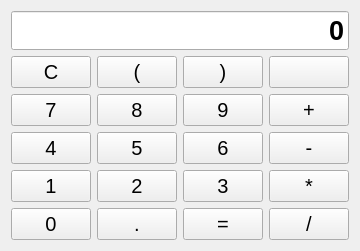
      <widget class="QWidget" name="standard_page">
       <layout class="QGridLayout" name="gridLayout_4">
        <item row="1" column="0">
         <layout class="QGridLayout" name="gridLayout_3">
          <item row="1" column="0">
           <widget class="QPushButton" name="btn_clear">
            <property name="sizePolicy">
             <sizepolicy hsizetype="Expanding" vsizetype="Expanding">
              <horstretch>0</horstretch>
              <verstretch>0</verstretch>
             </sizepolicy>
            </property>
            <property name="minimumSize">
             <size>
              <width>60</width>
              <height>0</height>
             </size>
            </property>
            <property name="font">
             <font>
              <pointsize>15</pointsize>
             </font>
            </property>
            <property name="styleSheet">
             <string notr="true"/>
            </property>
            <property name="text">
             <string>C</string>
            </property>
           </widget>
          </item>
          <item row="3" column="0">
           <widget class="QPushButton" name="btn_4">
            <property name="sizePolicy">
             <sizepolicy hsizetype="Expanding" vsizetype="Expanding">
              <horstretch>0</horstretch>
              <verstretch>0</verstretch>
             </sizepolicy>
            </property>
            <property name="minimumSize">
             <size>
              <width>60</width>
              <height>0</height>
             </size>
            </property>
            <property name="font">
             <font>
              <pointsize>15</pointsize>
             </font>
            </property>
            <property name="text">
             <string>4</string>
            </property>
           </widget>
          </item>
          <item row="1" column="2">
           <widget class="QPushButton" name="btn_rightbracket">
            <property name="sizePolicy">
             <sizepolicy hsizetype="Expanding" vsizetype="Expanding">
              <horstretch>0</horstretch>
              <verstretch>0</verstretch>
             </sizepolicy>
            </property>
            <property name="minimumSize">
             <size>
              <width>60</width>
              <height>0</height>
             </size>
            </property>
            <property name="font">
             <font>
              <pointsize>15</pointsize>
             </font>
            </property>
            <property name="text">
             <string>)</string>
            </property>
           </widget>
          </item>
          <item row="5" column="2">
           <widget class="QPushButton" name="btn_equal">
            <property name="sizePolicy">
             <sizepolicy hsizetype="Expanding" vsizetype="Expanding">
              <horstretch>0</horstretch>
              <verstretch>0</verstretch>
             </sizepolicy>
            </property>
            <property name="minimumSize">
             <size>
              <width>60</width>
              <height>0</height>
             </size>
            </property>
            <property name="font">
             <font>
              <pointsize>15</pointsize>
             </font>
            </property>
            <property name="styleSheet">
             <string notr="true"/>
            </property>
            <property name="text">
             <string>=</string>
            </property>
           </widget>
          </item>
          <item row="2" column="0">
           <widget class="QPushButton" name="btn_7">
            <property name="sizePolicy">
             <sizepolicy hsizetype="Expanding" vsizetype="Expanding">
              <horstretch>0</horstretch>
              <verstretch>0</verstretch>
             </sizepolicy>
            </property>
            <property name="minimumSize">
             <size>
              <width>60</width>
              <height>0</height>
             </size>
            </property>
            <property name="font">
             <font>
              <pointsize>15</pointsize>
             </font>
            </property>
            <property name="text">
             <string>7</string>
            </property>
           </widget>
          </item>
          <item row="3" column="3">
           <widget class="QPushButton" name="btn_minus">
            <property name="sizePolicy">
             <sizepolicy hsizetype="Expanding" vsizetype="Expanding">
              <horstretch>0</horstretch>
              <verstretch>0</verstretch>
             </sizepolicy>
            </property>
            <property name="minimumSize">
             <size>
              <width>60</width>
              <height>0</height>
             </size>
            </property>
            <property name="font">
             <font>
              <pointsize>15</pointsize>
             </font>
            </property>
            <property name="styleSheet">
             <string notr="true"/>
            </property>
            <property name="text">
             <string>-</string>
            </property>
           </widget>
          </item>
          <item row="4" column="0">
           <widget class="QPushButton" name="btn_1">
            <property name="sizePolicy">
             <sizepolicy hsizetype="Expanding" vsizetype="Expanding">
              <horstretch>0</horstretch>
              <verstretch>0</verstretch>
             </sizepolicy>
            </property>
            <property name="minimumSize">
             <size>
              <width>60</width>
              <height>0</height>
             </size>
            </property>
            <property name="font">
             <font>
              <pointsize>15</pointsize>
             </font>
            </property>
            <property name="text">
             <string>1</string>
            </property>
           </widget>
          </item>
          <item row="3" column="1">
           <widget class="QPushButton" name="btn_5">
            <property name="sizePolicy">
             <sizepolicy hsizetype="Expanding" vsizetype="Expanding">
              <horstretch>0</horstretch>
              <verstretch>0</verstretch>
             </sizepolicy>
            </property>
            <property name="minimumSize">
             <size>
              <width>60</width>
              <height>0</height>
             </size>
            </property>
            <property name="font">
             <font>
              <pointsize>15</pointsize>
             </font>
            </property>
            <property name="text">
             <string>5</string>
            </property>
           </widget>
          </item>
          <item row="4" column="1">
           <widget class="QPushButton" name="btn_2">
            <property name="sizePolicy">
             <sizepolicy hsizetype="Expanding" vsizetype="Expanding">
              <horstretch>0</horstretch>
              <verstretch>0</verstretch>
             </sizepolicy>
            </property>
            <property name="minimumSize">
             <size>
              <width>60</width>
              <height>0</height>
             </size>
            </property>
            <property name="font">
             <font>
              <pointsize>15</pointsize>
             </font>
            </property>
            <property name="text">
             <string>2</string>
            </property>
           </widget>
          </item>
          <item row="1" column="1">
           <widget class="QPushButton" name="btn_leftbracket">
            <property name="sizePolicy">
             <sizepolicy hsizetype="Expanding" vsizetype="Expanding">
              <horstretch>0</horstretch>
              <verstretch>0</verstretch>
             </sizepolicy>
            </property>
            <property name="minimumSize">
             <size>
              <width>60</width>
              <height>0</height>
             </size>
            </property>
            <property name="font">
             <font>
              <pointsize>15</pointsize>
             </font>
            </property>
            <property name="text">
             <string>(</string>
            </property>
           </widget>
          </item>
          <item row="5" column="3">
           <widget class="QPushButton" name="btn_divide">
            <property name="sizePolicy">
             <sizepolicy hsizetype="Expanding" vsizetype="Expanding">
              <horstretch>0</horstretch>
              <verstretch>0</verstretch>
             </sizepolicy>
            </property>
            <property name="minimumSize">
             <size>
              <width>60</width>
              <height>0</height>
             </size>
            </property>
            <property name="font">
             <font>
              <pointsize>15</pointsize>
             </font>
            </property>
            <property name="styleSheet">
             <string notr="true"/>
            </property>
            <property name="text">
             <string>/</string>
            </property>
           </widget>
          </item>
          <item row="4" column="2">
           <widget class="QPushButton" name="btn_3">
            <property name="sizePolicy">
             <sizepolicy hsizetype="Expanding" vsizetype="Expanding">
              <horstretch>0</horstretch>
              <verstretch>0</verstretch>
             </sizepolicy>
            </property>
            <property name="minimumSize">
             <size>
              <width>60</width>
              <height>0</height>
             </size>
            </property>
            <property name="font">
             <font>
              <pointsize>15</pointsize>
             </font>
            </property>
            <property name="text">
             <string>3</string>
            </property>
           </widget>
          </item>
          <item row="2" column="3">
           <widget class="QPushButton" name="btn_plus">
            <property name="sizePolicy">
             <sizepolicy hsizetype="Expanding" vsizetype="Expanding">
              <horstretch>0</horstretch>
              <verstretch>0</verstretch>
             </sizepolicy>
            </property>
            <property name="minimumSize">
             <size>
              <width>60</width>
              <height>0</height>
             </size>
            </property>
            <property name="font">
             <font>
              <pointsize>15</pointsize>
             </font>
            </property>
            <property name="styleSheet">
             <string notr="true"/>
            </property>
            <property name="text">
             <string>+</string>
            </property>
           </widget>
          </item>
          <item row="4" column="3">
           <widget class="QPushButton" name="btn_multiple">
            <property name="sizePolicy">
             <sizepolicy hsizetype="Expanding" vsizetype="Expanding">
              <horstretch>0</horstretch>
              <verstretch>0</verstretch>
             </sizepolicy>
            </property>
            <property name="minimumSize">
             <size>
              <width>60</width>
              <height>0</height>
             </size>
            </property>
            <property name="font">
             <font>
              <pointsize>15</pointsize>
             </font>
            </property>
            <property name="styleSheet">
             <string notr="true"/>
            </property>
            <property name="text">
             <string>*</string>
            </property>
           </widget>
          </item>
          <item row="3" column="2">
           <widget class="QPushButton" name="btn_6">
            <property name="sizePolicy">
             <sizepolicy hsizetype="Expanding" vsizetype="Expanding">
              <horstretch>0</horstretch>
              <verstretch>0</verstretch>
             </sizepolicy>
            </property>
            <property name="minimumSize">
             <size>
              <width>60</width>
              <height>0</height>
             </size>
            </property>
            <property name="font">
             <font>
              <pointsize>15</pointsize>
             </font>
            </property>
            <property name="text">
             <string>6</string>
            </property>
           </widget>
          </item>
          <item row="5" column="1">
           <widget class="QPushButton" name="btn_dot">
            <property name="sizePolicy">
             <sizepolicy hsizetype="Expanding" vsizetype="Expanding">
              <horstretch>0</horstretch>
              <verstretch>0</verstretch>
             </sizepolicy>
            </property>
            <property name="minimumSize">
             <size>
              <width>60</width>
              <height>0</height>
             </size>
            </property>
            <property name="font">
             <font>
              <pointsize>15</pointsize>
             </font>
            </property>
            <property name="text">
             <string>.</string>
            </property>
           </widget>
          </item>
          <item row="1" column="3">
           <widget class="QPushButton" name="btn_del">
            <property name="sizePolicy">
             <sizepolicy hsizetype="Expanding" vsizetype="Expanding">
              <horstretch>0</horstretch>
              <verstretch>0</verstretch>
             </sizepolicy>
            </property>
            <property name="minimumSize">
             <size>
              <width>60</width>
              <height>0</height>
             </size>
            </property>
            <property name="font">
             <font>
              <pointsize>15</pointsize>
             </font>
            </property>
            <property name="styleSheet">
             <string notr="true"/>
            </property>
            <property name="text">
             <string/>
            </property>
            <property name="icon">
             <iconset theme="edit-undo">
              <normaloff>.</normaloff>.</iconset>
            </property>
            <property name="iconSize">
             <size>
              <width>32</width>
              <height>32</height>
             </size>
            </property>
           </widget>
          </item>
          <item row="2" column="1">
           <widget class="QPushButton" name="btn_8">
            <property name="sizePolicy">
             <sizepolicy hsizetype="Expanding" vsizetype="Expanding">
              <horstretch>0</horstretch>
              <verstretch>0</verstretch>
             </sizepolicy>
            </property>
            <property name="minimumSize">
             <size>
              <width>60</width>
              <height>0</height>
             </size>
            </property>
            <property name="font">
             <font>
              <pointsize>15</pointsize>
             </font>
            </property>
            <property name="text">
             <string>8</string>
            </property>
           </widget>
          </item>
          <item row="5" column="0">
           <widget class="QPushButton" name="btn_0">
            <property name="sizePolicy">
             <sizepolicy hsizetype="Expanding" vsizetype="Expanding">
              <horstretch>0</horstretch>
              <verstretch>0</verstretch>
             </sizepolicy>
            </property>
            <property name="minimumSize">
             <size>
              <width>60</width>
              <height>0</height>
             </size>
            </property>
            <property name="font">
             <font>
              <pointsize>15</pointsize>
             </font>
            </property>
            <property name="text">
             <string>0</string>
            </property>
           </widget>
          </item>
          <item row="2" column="2">
           <widget class="QPushButton" name="btn_9">
            <property name="sizePolicy">
             <sizepolicy hsizetype="Expanding" vsizetype="Expanding">
              <horstretch>0</horstretch>
              <verstretch>0</verstretch>
             </sizepolicy>
            </property>
            <property name="minimumSize">
             <size>
              <width>60</width>
              <height>0</height>
             </size>
            </property>
            <property name="font">
             <font>
              <pointsize>15</pointsize>
             </font>
            </property>
            <property name="text">
             <string>9</string>
            </property>
           </widget>
          </item>
          <item row="0" column="0" colspan="4">
           <widget class="QLineEdit" name="line_result">
            <property name="sizePolicy">
             <sizepolicy hsizetype="Expanding" vsizetype="Expanding">
              <horstretch>0</horstretch>
              <verstretch>0</verstretch>
             </sizepolicy>
            </property>
            <property name="font">
             <font>
              <pointsize>20</pointsize>
              <bold>true</bold>
             </font>
            </property>
            <property name="text">
             <string>0</string>
            </property>
            <property name="alignment">
             <set>Qt::AlignRight|Qt::AlignTrailing|Qt::AlignVCenter</set>
            </property>
            <property name="readOnly">
             <bool>true</bool>
            </property>
           </widget>
          </item>
         </layout>
        </item>
       </layout>
      </widget>
